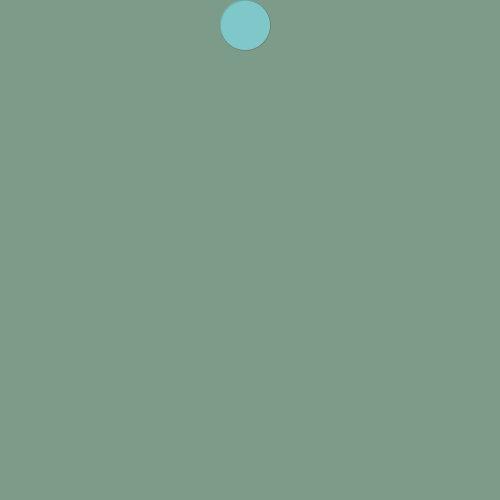
Frame 1 (no input)
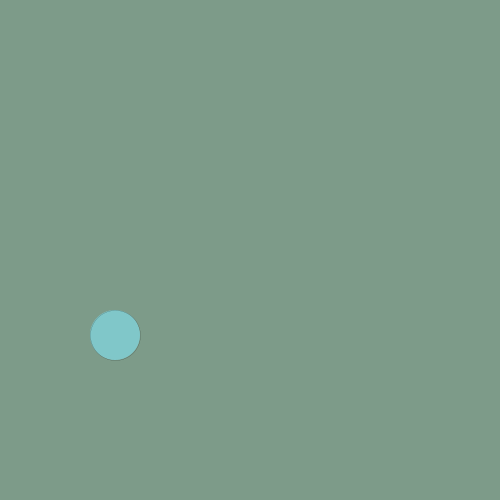
Frame 60 (the mouse pressed at the canvas centre just before this capture)
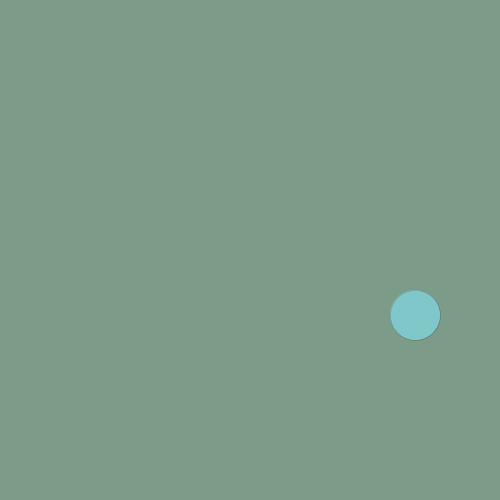
Frame 120 (the mouse held since frame 60 and released just before this capture)

The Processing sketch that drew these frames (run headless with seeded random() and noise(); from frame 60 on, the mouse is pressed at the canvas centre):

// Processing sketch: Anna_Kim___Ossilating_Diamond_Practice
// ── Anna_Kim___Ossilating_Diamond_Practice.pde
//Anna Kim
//6/27/2022
//Ossilating Diamond Practice

float y = 25;
float x = 245;
float speedy = 10;
float speedx = 10;


void setup () {
  size (500, 500);
}

void draw () {
  background(#7D9B89);
  fill(#80C7C9);
  strokeWeight(0);
  circle(x, y, 50);
  y = y + speedy;
  x = x + speedx;

  if (y <= 25) {
    speedy = Math.abs(speedy); 
  }

  if (x >= 475) {
      speedx = -Math.abs(speedx);
   }
  if (y >= 475) {
      speedy = -Math.abs(speedy);
   }
  if (x <= 25) {
      speedx = Math.abs(speedx);
   }
}
